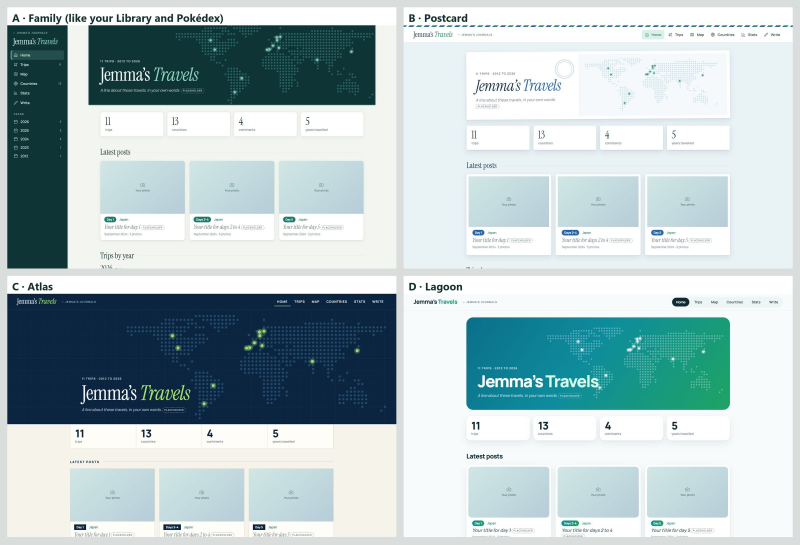
#> input picture for-jemma/choice-1-home-pages.jpg, 2400 x 1633 px, given in place of v-layout-side-pale.jpg, which was not available (shown at 1/3 size)
$ python make_sheets3.py
#> lines starting #> are read from the running program, lines starting #| are printed output that depends on the picture
"""Round 3 choice sheets (Old Atlas variations) from tests/variants.js shots: for-jemma/looks-3/ -> for-jemma/round-3-*.jpg."""
from pathlib import Path
from PIL import Image, ImageDraw, ImageFont

ROOT = Path(__file__).resolve().parent.parent
SHOTS = ROOT / "for-jemma" / "looks-3"
OUT = ROOT / "for-jemma"
BOLD = "C:/Windows/Fonts/segoeuib.ttf"


def label(im, text, size=40):
#> called with text = '1 · Sidebar, pale', size = 40
    pad = size + 28
#> pad = 68
    out = Image.new("RGB", (im.width, im.height + pad), "white")
#> out: PIL image 2400x1701 RGB; every value is 255
    out.paste(im, (0, pad))
#> im is the input picture: PIL image 2400x1633 RGB; mean R, G, B 177, 195, 198
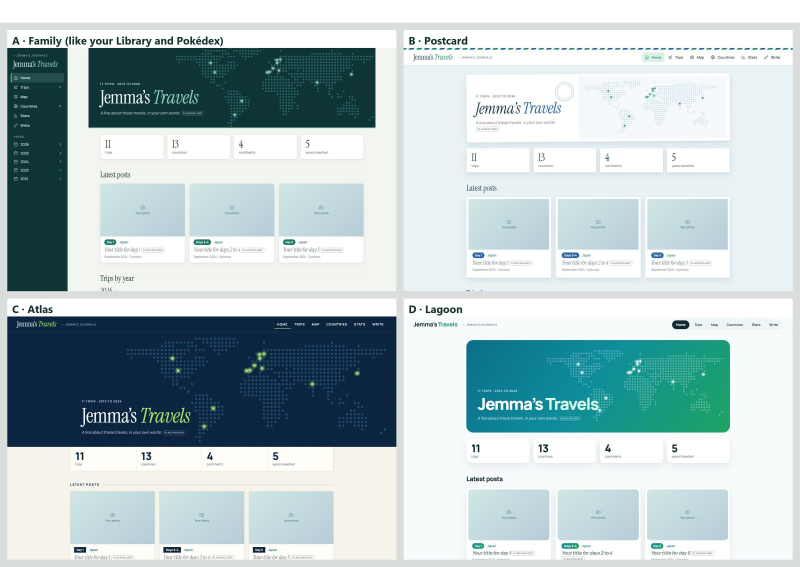
#> out: PIL image 2400x1701 RGB (shown at 1/3 size); mean R, G, B 180.1, 197.4, 200.3
    ImageDraw.Draw(out).text((18, 10), text, fill="#24403E", font=ImageFont.truetype(BOLD, size))
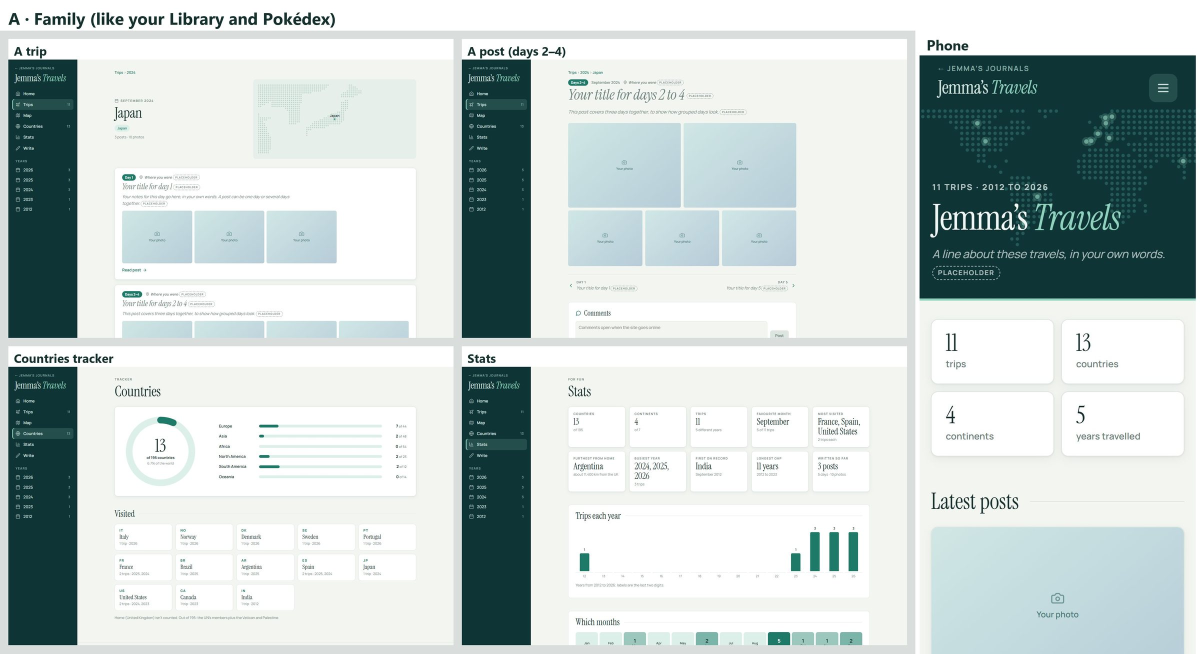
#> input picture for-jemma/choice-2-look-a.jpg, 2400 x 1307 px, given in place of v-layout-side-sea.jpg, which was not available (shown at 1/2 size)
#> call 2 of label, with text = '2 · Sidebar, sea green', size = 40
#> in label (call 2), `out = Image.new("RGB", (im.width, im.height + pad), "white")`: out: PIL image 2400x1375 RGB; every value is 255
#> in label, im is the input picture: PIL image 2400x1307 RGB; mean R, G, B 196.3, 207.5, 206.2
#> in label (call 2), `out.paste(im, (0, pad))`:
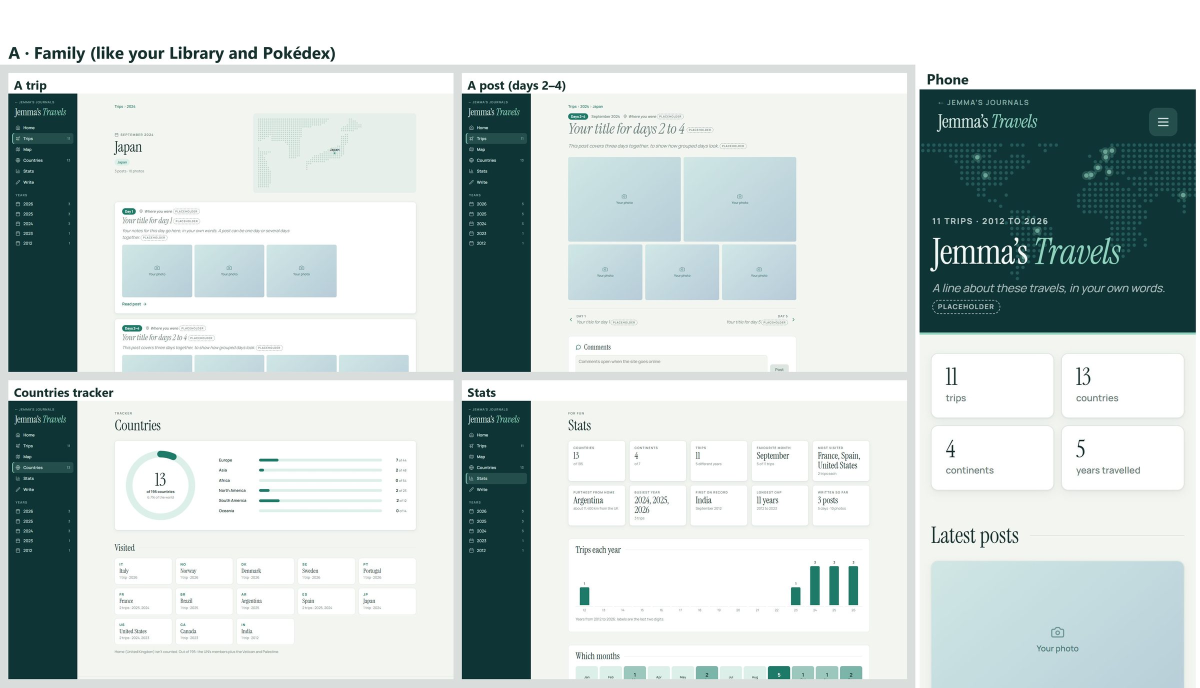
#> out: PIL image 2400x1375 RGB (shown at 1/2 size); mean R, G, B 199.2, 209.8, 208.6
    return out


def grid(images, cols, gap=28):
#> called with cols = 2, gap = 28
    w = max(i.width for i in images); h = max(i.height for i in images)
#> after `w = max((i.width for i in images))`: w = 2400
#> after `h = max((i.height for i in images))`: h = 1701
    rows = (len(images) + cols - 1) // cols
#> rows = 2
    sheet = Image.new("RGB", (cols * w + (cols + 1) * gap, rows * h + (rows + 1) * gap), "#D9DEDC")
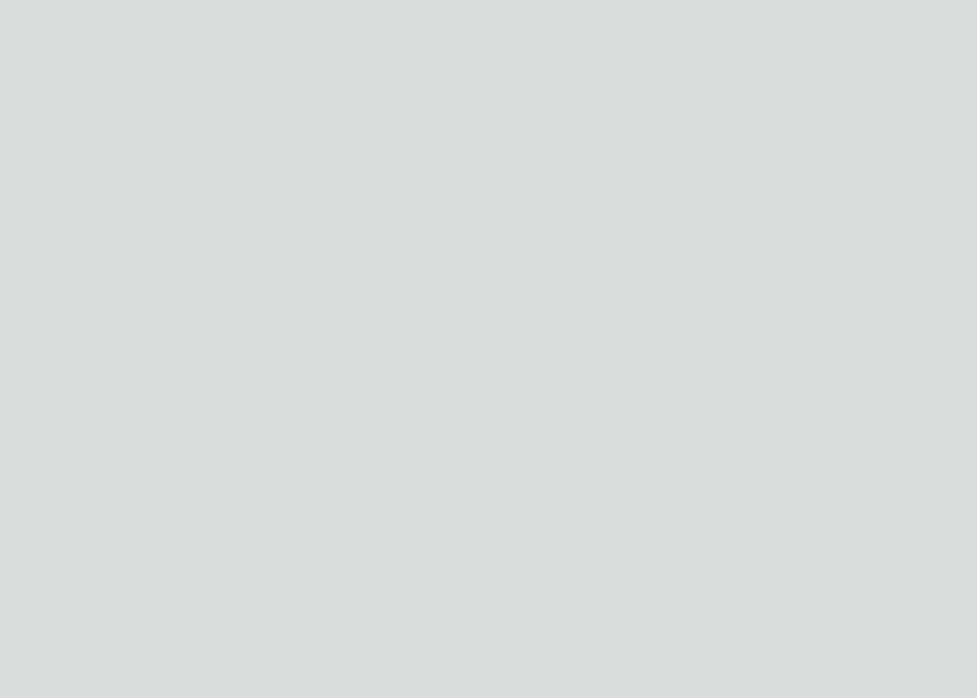
#> sheet: PIL image 4884x3486 RGB (shown at 1/5 size); mean R, G, B 217, 222, 220
    for n, im in enumerate(images):
        r, c = divmod(n, cols)
        sheet.paste(im, (gap + c * (w + gap), gap + r * (h + gap)))
#> this loop made 3 passes
#> (r, c) on passes 1 to 3: (0, 0), (0, 1), (1, 0)
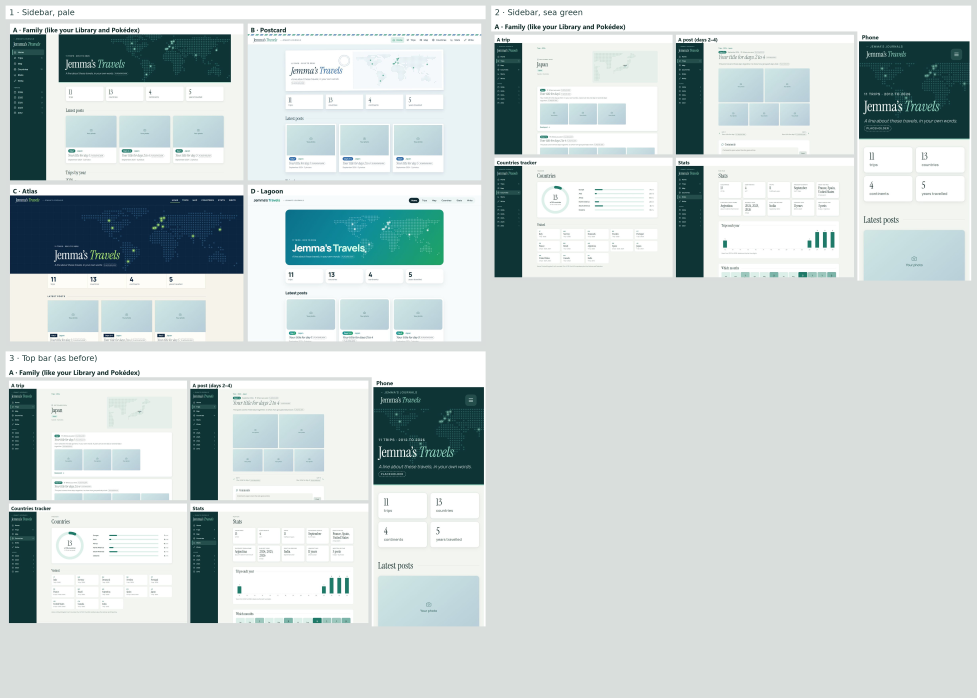
#> sheet: PIL image 4884x3486 RGB (shown at 1/5 size); mean R, G, B 201.2, 211.3, 210.8
    return sheet


def titled(im, text):
#> called with text = 'Layout'
    out = Image.new("RGB", (im.width, im.height + 100), "white")
#> out: PIL image 4884x3586 RGB; every value is 255
    ImageDraw.Draw(out).text((28, 22), text, fill="#24403E", font=ImageFont.truetype(BOLD, 54))
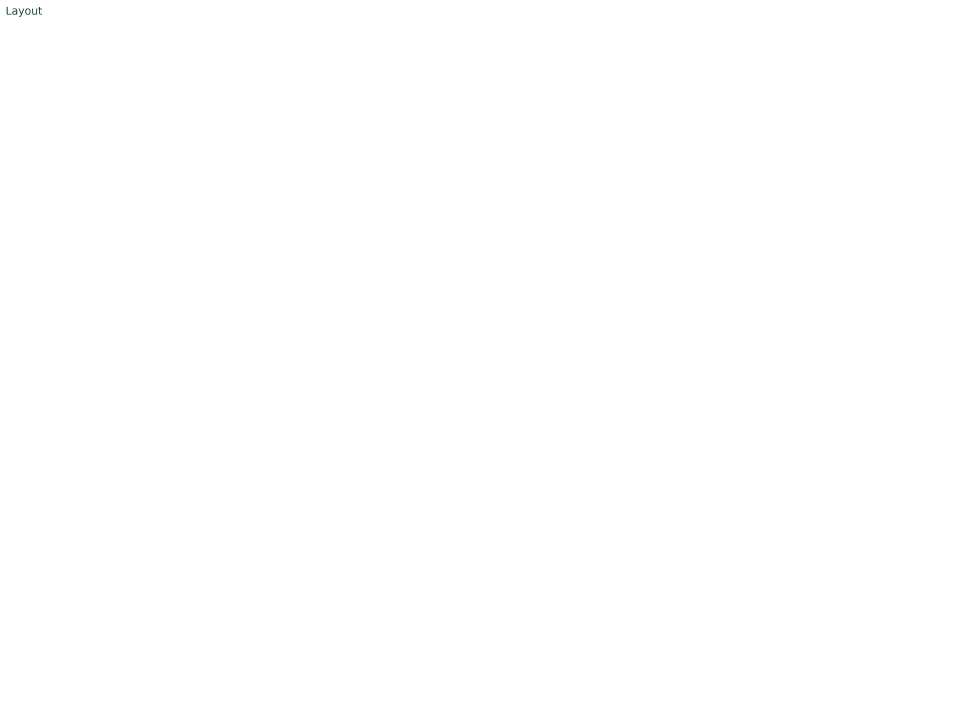
#> out: PIL image 4884x3586 RGB (shown at 1/5 size); mean R, G, B 255, 255, 255
    out.paste(im, (0, 100))
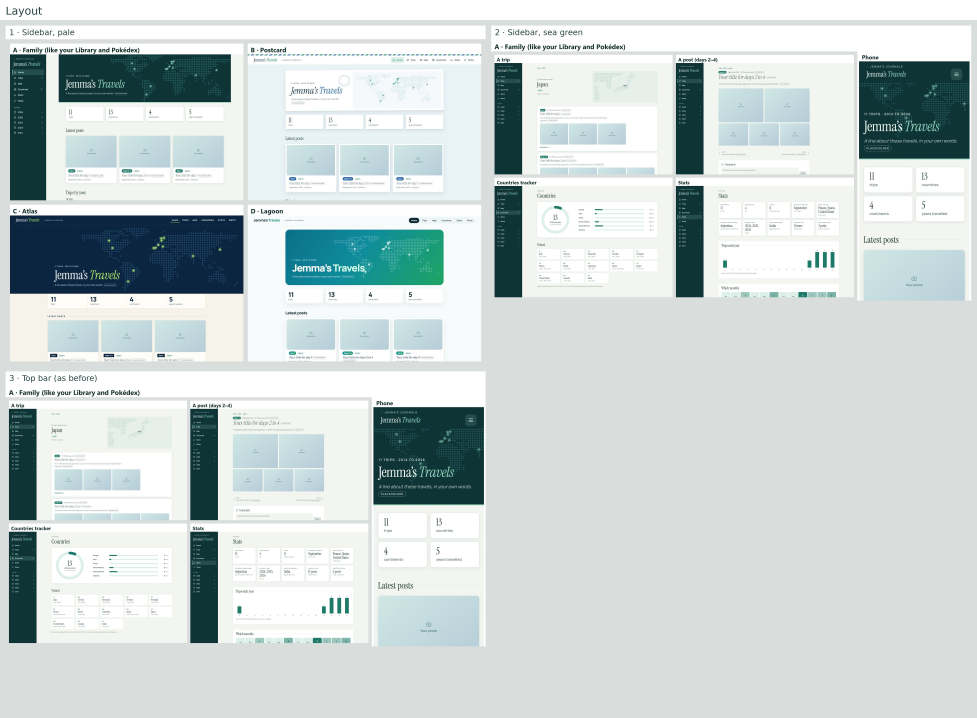
#> out: PIL image 4884x3586 RGB (shown at 1/5 size); mean R, G, B 202.6, 212.5, 212
    return out


def save(im, name, width=2400):
#> called with name = 'round-3-1-layout.jpg', width = 2400
    if im.width > width:
        im = im.resize((width, round(im.height * width / im.width)), Image.LANCZOS)
#> im: PIL image 2400x1762 RGB
    im.save(OUT / name, quality=84)
    print(name, im.size)
#| round-3-1-layout.jpg (2400, 1762)


#> (the run stopped early here; a loop or call above may not have finished)
